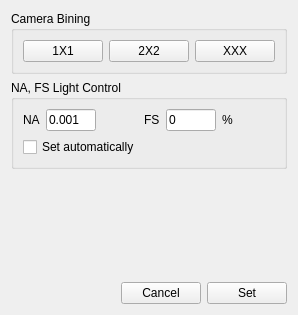
<?xml version="1.0" encoding="UTF-8"?>
<ui version="4.0">
 <class>Form</class>
 <widget class="QWidget" name="Form">
  <property name="geometry">
   <rect>
    <x>0</x>
    <y>0</y>
    <width>285</width>
    <height>315</height>
   </rect>
  </property>
  <property name="windowTitle">
   <string>Camera &amp; Light Setting</string>
  </property>
  <layout class="QGridLayout" name="gridLayout_3">
   <item row="0" column="0">
    <layout class="QVBoxLayout" name="verticalLayout_2">
     <item>
      <widget class="QGroupBox" name="groupBox">
       <property name="title">
        <string>Camera Bining</string>
       </property>
       <layout class="QGridLayout" name="gridLayout_2">
        <item row="0" column="0">
         <layout class="QHBoxLayout" name="horizontalLayout_4">
          <item>
           <widget class="QPushButton" name="normalButton">
            <property name="text">
             <string>1X1</string>
            </property>
           </widget>
          </item>
          <item>
           <widget class="QPushButton" name="doubleButton">
            <property name="text">
             <string>2X2</string>
            </property>
           </widget>
          </item>
          <item>
           <widget class="QPushButton" name="xxxButton">
            <property name="text">
             <string>XXX</string>
            </property>
           </widget>
          </item>
          <item>
           <spacer name="horizontalSpacer_5">
            <property name="orientation">
             <enum>Qt::Horizontal</enum>
            </property>
            <property name="sizeHint" stdset="0">
             <size>
              <width>40</width>
              <height>20</height>
             </size>
            </property>
           </spacer>
          </item>
         </layout>
        </item>
       </layout>
      </widget>
     </item>
     <item>
      <widget class="QGroupBox" name="groupBox_2">
       <property name="title">
        <string>NA, FS Light Control</string>
       </property>
       <layout class="QGridLayout" name="gridLayout">
        <item row="0" column="0">
         <layout class="QVBoxLayout" name="verticalLayout">
          <item>
           <layout class="QHBoxLayout" name="horizontalLayout_3">
            <item>
             <widget class="QLabel" name="label">
              <property name="text">
               <string>NA</string>
              </property>
             </widget>
            </item>
            <item>
             <widget class="QLineEdit" name="naInput">
              <property name="maximumSize">
               <size>
                <width>50</width>
                <height>16777215</height>
               </size>
              </property>
              <property name="text">
               <string>0.001</string>
              </property>
             </widget>
            </item>
            <item>
             <spacer name="horizontalSpacer_2">
              <property name="orientation">
               <enum>Qt::Horizontal</enum>
              </property>
              <property name="sizeHint" stdset="0">
               <size>
                <width>40</width>
                <height>20</height>
               </size>
              </property>
             </spacer>
            </item>
            <item>
             <widget class="QLabel" name="label_2">
              <property name="text">
               <string>FS</string>
              </property>
             </widget>
            </item>
            <item>
             <widget class="QLineEdit" name="fsInput">
              <property name="maximumSize">
               <size>
                <width>50</width>
                <height>16777215</height>
               </size>
              </property>
              <property name="text">
               <string>0</string>
              </property>
             </widget>
            </item>
            <item>
             <widget class="QLabel" name="label_3">
              <property name="text">
               <string>%</string>
              </property>
             </widget>
            </item>
            <item>
             <spacer name="horizontalSpacer_3">
              <property name="orientation">
               <enum>Qt::Horizontal</enum>
              </property>
              <property name="sizeHint" stdset="0">
               <size>
                <width>40</width>
                <height>20</height>
               </size>
              </property>
             </spacer>
            </item>
           </layout>
          </item>
          <item>
           <layout class="QHBoxLayout" name="horizontalLayout_2">
            <item>
             <widget class="QCheckBox" name="setCheck">
              <property name="text">
               <string>Set automatically</string>
              </property>
             </widget>
            </item>
            <item>
             <spacer name="horizontalSpacer_4">
              <property name="orientation">
               <enum>Qt::Horizontal</enum>
              </property>
              <property name="sizeHint" stdset="0">
               <size>
                <width>40</width>
                <height>20</height>
               </size>
              </property>
             </spacer>
            </item>
           </layout>
          </item>
         </layout>
        </item>
       </layout>
      </widget>
     </item>
     <item>
      <spacer name="verticalSpacer">
       <property name="orientation">
        <enum>Qt::Vertical</enum>
       </property>
       <property name="sizeHint" stdset="0">
        <size>
         <width>20</width>
         <height>40</height>
        </size>
       </property>
      </spacer>
     </item>
     <item>
      <layout class="QHBoxLayout" name="horizontalLayout">
       <item>
        <spacer name="horizontalSpacer">
         <property name="orientation">
          <enum>Qt::Horizontal</enum>
         </property>
         <property name="sizeHint" stdset="0">
          <size>
           <width>40</width>
           <height>20</height>
          </size>
         </property>
        </spacer>
       </item>
       <item>
        <widget class="QPushButton" name="cancelButton">
         <property name="text">
          <string>Cancel</string>
         </property>
        </widget>
       </item>
       <item>
        <widget class="QPushButton" name="setButton">
         <property name="text">
          <string>Set</string>
         </property>
        </widget>
       </item>
      </layout>
     </item>
    </layout>
   </item>
  </layout>
 </widget>
 <resources/>
 <connections/>
</ui>
